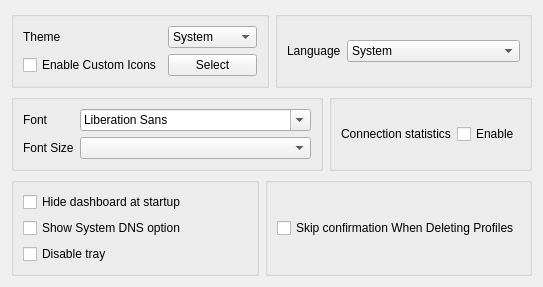
     <widget class="QWidget" name="tab_2">
      <attribute name="title">
       <string>Style</string>
      </attribute>
      <layout class="QGridLayout" name="gridLayout_5">
       <item row="2" column="0">
        <layout class="QHBoxLayout" name="style_h_2">
         <item>
          <widget class="QGroupBox" name="traffic_statistics_box">
           <layout class="QGridLayout" name="gridLayout_8">
            <item row="0" column="0">
             <widget class="QLabel" name="label_2">
              <property name="text">
               <string>Font</string>
              </property>
             </widget>
            </item>
            <item row="0" column="1">
             <widget class="QFontComboBox" name="font"/>
            </item>
            <item row="1" column="0">
             <widget class="QLabel" name="label_5">
              <property name="text">
               <string>Font Size</string>
              </property>
             </widget>
            </item>
            <item row="1" column="1">
             <widget class="QComboBox" name="font_size"/>
            </item>
           </layout>
          </widget>
         </item>
         <item>
          <widget class="QGroupBox" name="connection_statistics_box">
           <layout class="QGridLayout" name="gridLayout_11">
            <item row="0" column="0">
             <widget class="QLabel" name="label_9">
              <property name="text">
               <string>Connection statistics</string>
              </property>
             </widget>
            </item>
            <item row="0" column="2">
             <widget class="QCheckBox" name="connection_statistics">
              <property name="text">
               <string>Enable</string>
              </property>
             </widget>
            </item>
           </layout>
          </widget>
         </item>
        </layout>
       </item>
       <item row="3" column="0">
        <layout class="QHBoxLayout" name="style_h_3">
         <item>
          <widget class="QGroupBox" name="horizontalGroupBox_5">
           <layout class="QVBoxLayout" name="verticalLayout_5">
            <item>
             <widget class="QCheckBox" name="start_minimal">
              <property name="sizePolicy">
               <sizepolicy hsizetype="Preferred" vsizetype="Fixed">
                <horstretch>0</horstretch>
                <verstretch>0</verstretch>
               </sizepolicy>
              </property>
              <property name="text">
               <string>Hide dashboard at startup</string>
              </property>
             </widget>
            </item>
            <item>
             <widget class="QCheckBox" name="show_sys_dns">
              <property name="text">
               <string>Show System DNS option</string>
              </property>
             </widget>
            </item>
            <item>
             <widget class="QCheckBox" name="disable_tray">
              <property name="sizePolicy">
               <sizepolicy hsizetype="Preferred" vsizetype="Fixed">
                <horstretch>0</horstretch>
                <verstretch>0</verstretch>
               </sizepolicy>
              </property>
              <property name="toolTip">
               <string>Prevents the app from minimizing to the tray when the window is closed. The app will exit instead</string>
              </property>
              <property name="text">
               <string>Disable tray</string>
              </property>
             </widget>
            </item>
           </layout>
          </widget>
         </item>
         <item>
          <widget class="QGroupBox" name="groupBox_2">
           <layout class="QHBoxLayout" name="horizontalLayout_23">
            <item>
             <widget class="QCheckBox" name="skip_delete_confirm">
              <property name="text">
               <string>Skip confirmation When Deleting Profiles</string>
              </property>
             </widget>
            </item>
           </layout>
          </widget>
         </item>
        </layout>
       </item>
       <item row="0" column="0">
        <layout class="QHBoxLayout" name="style_h_1">
         <item>
          <widget class="QGroupBox" name="groupBox">
           <layout class="QGridLayout" name="gridLayout_10">
            <item row="0" column="0">
             <widget class="QLabel" name="label_8">
              <property name="sizePolicy">
               <sizepolicy hsizetype="Maximum" vsizetype="Maximum">
                <horstretch>0</horstretch>
                <verstretch>0</verstretch>
               </sizepolicy>
              </property>
              <property name="text">
               <string>Theme</string>
              </property>
             </widget>
            </item>
            <item row="0" column="1">
             <widget class="QComboBox" name="theme">
              <item>
               <property name="text">
                <string notr="true">System</string>
               </property>
              </item>
             </widget>
            </item>
            <item row="1" column="1">
             <widget class="QPushButton" name="select_custom_icon">
              <property name="text">
               <string>Select</string>
              </property>
             </widget>
            </item>
            <item row="1" column="0">
             <widget class="QCheckBox" name="enable_custom_icon">
              <property name="text">
               <string>Enable Custom Icons</string>
              </property>
             </widget>
            </item>
           </layout>
          </widget>
         </item>
         <item>
          <widget class="QGroupBox" name="groupBox2">
           <layout class="QGridLayout" name="gridLayout_4">
            <item row="0" column="2">
             <widget class="QComboBox" name="language">
              <item>
               <property name="text">
                <string notr="true">System</string>
               </property>
              </item>
              <item>
               <property name="text">
                <string notr="true">English</string>
               </property>
              </item>
              <item>
               <property name="text">
                <string notr="true">简体中文</string>
               </property>
              </item>
              <item>
               <property name="text">
                <string notr="true">فارسی</string>
               </property>
              </item>
              <item>
               <property name="text">
                <string notr="true">Русский</string>
               </property>
              </item>
             </widget>
            </item>
            <item row="0" column="0">
             <widget class="QLabel" name="label_15">
              <property name="sizePolicy">
               <sizepolicy hsizetype="Maximum" vsizetype="Maximum">
                <horstretch>0</horstretch>
                <verstretch>0</verstretch>
               </sizepolicy>
              </property>
              <property name="text">
               <string>Language</string>
              </property>
             </widget>
            </item>
           </layout>
          </widget>
         </item>
        </layout>
       </item>
      </layout>
     </widget>
